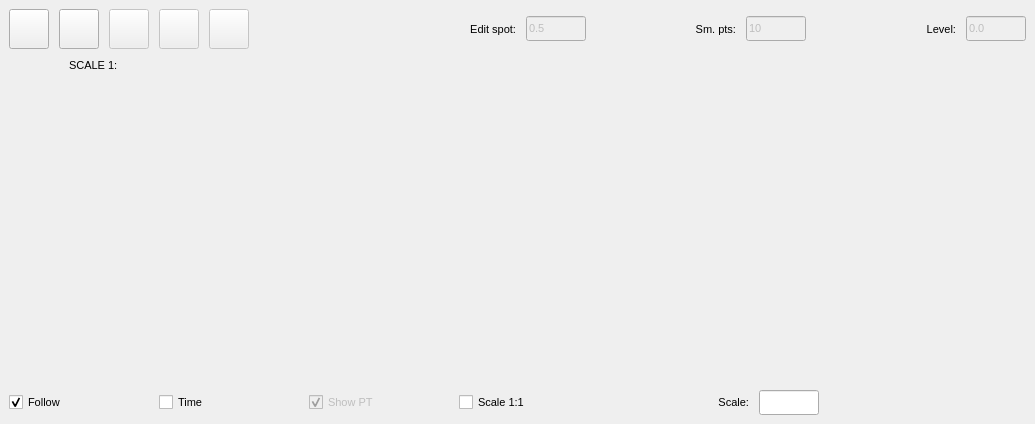
<?xml version="1.0" encoding="UTF-8"?>
<ui version="4.0">
 <class>LVIEW</class>
 <widget class="QMainWindow" name="LVIEW">
  <property name="geometry">
   <rect>
    <x>0</x>
    <y>0</y>
    <width>1035</width>
    <height>424</height>
   </rect>
  </property>
  <property name="font">
   <font>
    <pointsize>10</pointsize>
   </font>
  </property>
  <property name="windowTitle">
   <string>LVIEW</string>
  </property>
  <widget class="QWidget" name="centralwidget">
   <layout class="QVBoxLayout" name="verticalLayout">
    <item>
     <layout class="QHBoxLayout" name="Layout1">
      <property name="spacing">
       <number>10</number>
      </property>
      <property name="sizeConstraint">
       <enum>QLayout::SetMinimumSize</enum>
      </property>
      <property name="leftMargin">
       <number>0</number>
      </property>
      <property name="topMargin">
       <number>0</number>
      </property>
      <property name="rightMargin">
       <number>0</number>
      </property>
      <property name="bottomMargin">
       <number>0</number>
      </property>
      <item>
       <widget class="QPushButton" name="b_POI">
        <property name="minimumSize">
         <size>
          <width>40</width>
          <height>40</height>
         </size>
        </property>
        <property name="maximumSize">
         <size>
          <width>40</width>
          <height>40</height>
         </size>
        </property>
        <property name="text">
         <string/>
        </property>
       </widget>
      </item>
      <item>
       <widget class="QPushButton" name="b_Interpolate">
        <property name="minimumSize">
         <size>
          <width>40</width>
          <height>40</height>
         </size>
        </property>
        <property name="maximumSize">
         <size>
          <width>40</width>
          <height>40</height>
         </size>
        </property>
        <property name="text">
         <string/>
        </property>
       </widget>
      </item>
      <item>
       <widget class="QPushButton" name="b_smoothPT_l">
        <property name="enabled">
         <bool>false</bool>
        </property>
        <property name="minimumSize">
         <size>
          <width>40</width>
          <height>40</height>
         </size>
        </property>
        <property name="maximumSize">
         <size>
          <width>40</width>
          <height>40</height>
         </size>
        </property>
        <property name="text">
         <string/>
        </property>
       </widget>
      </item>
      <item>
       <widget class="QPushButton" name="b_levelPT">
        <property name="enabled">
         <bool>false</bool>
        </property>
        <property name="minimumSize">
         <size>
          <width>40</width>
          <height>40</height>
         </size>
        </property>
        <property name="maximumSize">
         <size>
          <width>40</width>
          <height>40</height>
         </size>
        </property>
        <property name="text">
         <string/>
        </property>
       </widget>
      </item>
      <item>
       <widget class="QPushButton" name="b_snap_v">
        <property name="enabled">
         <bool>false</bool>
        </property>
        <property name="minimumSize">
         <size>
          <width>40</width>
          <height>40</height>
         </size>
        </property>
        <property name="maximumSize">
         <size>
          <width>40</width>
          <height>40</height>
         </size>
        </property>
        <property name="text">
         <string/>
        </property>
       </widget>
      </item>
      <item>
       <spacer name="horizontalSpacer">
        <property name="orientation">
         <enum>Qt::Horizontal</enum>
        </property>
        <property name="sizeHint" stdset="0">
         <size>
          <width>40</width>
          <height>20</height>
         </size>
        </property>
       </spacer>
      </item>
      <item>
       <widget class="QLabel" name="l1">
        <property name="minimumSize">
         <size>
          <width>140</width>
          <height>20</height>
         </size>
        </property>
        <property name="maximumSize">
         <size>
          <width>140</width>
          <height>20</height>
         </size>
        </property>
        <property name="font">
         <font>
          <pointsize>8</pointsize>
         </font>
        </property>
        <property name="text">
         <string>Edit spot:</string>
        </property>
        <property name="alignment">
         <set>Qt::AlignRight|Qt::AlignTrailing|Qt::AlignVCenter</set>
        </property>
       </widget>
      </item>
      <item>
       <widget class="QLineEdit" name="t_EdSpot">
        <property name="enabled">
         <bool>false</bool>
        </property>
        <property name="minimumSize">
         <size>
          <width>60</width>
          <height>25</height>
         </size>
        </property>
        <property name="maximumSize">
         <size>
          <width>60</width>
          <height>25</height>
         </size>
        </property>
        <property name="font">
         <font>
          <pointsize>8</pointsize>
         </font>
        </property>
        <property name="text">
         <string>0.5</string>
        </property>
       </widget>
      </item>
      <item>
       <widget class="QLabel" name="l0">
        <property name="minimumSize">
         <size>
          <width>140</width>
          <height>20</height>
         </size>
        </property>
        <property name="maximumSize">
         <size>
          <width>140</width>
          <height>20</height>
         </size>
        </property>
        <property name="font">
         <font>
          <pointsize>8</pointsize>
         </font>
        </property>
        <property name="text">
         <string>Sm. pts:</string>
        </property>
        <property name="alignment">
         <set>Qt::AlignRight|Qt::AlignTrailing|Qt::AlignVCenter</set>
        </property>
       </widget>
      </item>
      <item>
       <widget class="QLineEdit" name="t_smW">
        <property name="enabled">
         <bool>false</bool>
        </property>
        <property name="minimumSize">
         <size>
          <width>60</width>
          <height>25</height>
         </size>
        </property>
        <property name="maximumSize">
         <size>
          <width>60</width>
          <height>25</height>
         </size>
        </property>
        <property name="font">
         <font>
          <pointsize>8</pointsize>
         </font>
        </property>
        <property name="text">
         <string>10</string>
        </property>
       </widget>
      </item>
      <item>
       <widget class="QLabel" name="l2">
        <property name="minimumSize">
         <size>
          <width>140</width>
          <height>20</height>
         </size>
        </property>
        <property name="maximumSize">
         <size>
          <width>140</width>
          <height>20</height>
         </size>
        </property>
        <property name="font">
         <font>
          <pointsize>8</pointsize>
         </font>
        </property>
        <property name="text">
         <string>Level:</string>
        </property>
        <property name="alignment">
         <set>Qt::AlignRight|Qt::AlignTrailing|Qt::AlignVCenter</set>
        </property>
       </widget>
      </item>
      <item>
       <widget class="QLineEdit" name="t_Lev">
        <property name="enabled">
         <bool>false</bool>
        </property>
        <property name="minimumSize">
         <size>
          <width>60</width>
          <height>25</height>
         </size>
        </property>
        <property name="maximumSize">
         <size>
          <width>60</width>
          <height>25</height>
         </size>
        </property>
        <property name="font">
         <font>
          <pointsize>8</pointsize>
         </font>
        </property>
        <property name="text">
         <string>0.0</string>
        </property>
       </widget>
      </item>
     </layout>
    </item>
    <item>
     <layout class="QGridLayout" name="Layout0">
      <property name="sizeConstraint">
       <enum>QLayout::SetMaximumSize</enum>
      </property>
      <item row="0" column="0">
       <widget class="PlotWidget" name="lview" native="true">
        <property name="sizePolicy">
         <sizepolicy hsizetype="Preferred" vsizetype="Preferred">
          <horstretch>0</horstretch>
          <verstretch>0</verstretch>
         </sizepolicy>
        </property>
        <widget class="QLabel" name="l_scale">
         <property name="geometry">
          <rect>
           <x>60</x>
           <y>0</y>
           <width>600</width>
           <height>20</height>
          </rect>
         </property>
         <property name="minimumSize">
          <size>
           <width>600</width>
           <height>20</height>
          </size>
         </property>
         <property name="maximumSize">
          <size>
           <width>600</width>
           <height>20</height>
          </size>
         </property>
         <property name="font">
          <font>
           <pointsize>8</pointsize>
          </font>
         </property>
         <property name="text">
          <string>SCALE 1:</string>
         </property>
        </widget>
       </widget>
      </item>
     </layout>
    </item>
    <item>
     <layout class="QHBoxLayout" name="LAyout3">
      <property name="spacing">
       <number>10</number>
      </property>
      <property name="sizeConstraint">
       <enum>QLayout::SetMinimumSize</enum>
      </property>
      <property name="leftMargin">
       <number>0</number>
      </property>
      <property name="topMargin">
       <number>0</number>
      </property>
      <property name="rightMargin">
       <number>0</number>
      </property>
      <property name="bottomMargin">
       <number>0</number>
      </property>
      <item>
       <widget class="QCheckBox" name="ch_Center">
        <property name="minimumSize">
         <size>
          <width>140</width>
          <height>20</height>
         </size>
        </property>
        <property name="maximumSize">
         <size>
          <width>140</width>
          <height>20</height>
         </size>
        </property>
        <property name="font">
         <font>
          <pointsize>8</pointsize>
         </font>
        </property>
        <property name="text">
         <string>Follow</string>
        </property>
        <property name="checked">
         <bool>true</bool>
        </property>
       </widget>
      </item>
      <item>
       <widget class="QCheckBox" name="ch_Time_Chn">
        <property name="minimumSize">
         <size>
          <width>140</width>
          <height>20</height>
         </size>
        </property>
        <property name="maximumSize">
         <size>
          <width>140</width>
          <height>20</height>
         </size>
        </property>
        <property name="font">
         <font>
          <pointsize>8</pointsize>
         </font>
        </property>
        <property name="text">
         <string>Time</string>
        </property>
       </widget>
      </item>
      <item>
       <widget class="QCheckBox" name="ch_ShowPT">
        <property name="enabled">
         <bool>false</bool>
        </property>
        <property name="minimumSize">
         <size>
          <width>140</width>
          <height>20</height>
         </size>
        </property>
        <property name="maximumSize">
         <size>
          <width>140</width>
          <height>20</height>
         </size>
        </property>
        <property name="font">
         <font>
          <pointsize>8</pointsize>
         </font>
        </property>
        <property name="text">
         <string>Show PT</string>
        </property>
        <property name="checked">
         <bool>true</bool>
        </property>
       </widget>
      </item>
      <item>
       <widget class="QCheckBox" name="ch_Aspect">
        <property name="minimumSize">
         <size>
          <width>140</width>
          <height>20</height>
         </size>
        </property>
        <property name="maximumSize">
         <size>
          <width>140</width>
          <height>20</height>
         </size>
        </property>
        <property name="font">
         <font>
          <pointsize>8</pointsize>
         </font>
        </property>
        <property name="text">
         <string>Scale 1:1</string>
        </property>
       </widget>
      </item>
      <item>
       <widget class="QLabel" name="l3">
        <property name="minimumSize">
         <size>
          <width>140</width>
          <height>20</height>
         </size>
        </property>
        <property name="maximumSize">
         <size>
          <width>140</width>
          <height>20</height>
         </size>
        </property>
        <property name="font">
         <font>
          <pointsize>8</pointsize>
         </font>
        </property>
        <property name="text">
         <string>Scale:</string>
        </property>
        <property name="alignment">
         <set>Qt::AlignRight|Qt::AlignTrailing|Qt::AlignVCenter</set>
        </property>
       </widget>
      </item>
      <item>
       <widget class="QLineEdit" name="t_aspect">
        <property name="minimumSize">
         <size>
          <width>60</width>
          <height>25</height>
         </size>
        </property>
        <property name="maximumSize">
         <size>
          <width>60</width>
          <height>25</height>
         </size>
        </property>
        <property name="font">
         <font>
          <pointsize>8</pointsize>
         </font>
        </property>
       </widget>
      </item>
      <item>
       <spacer name="horizontalSpacer_2">
        <property name="orientation">
         <enum>Qt::Horizontal</enum>
        </property>
        <property name="sizeHint" stdset="0">
         <size>
          <width>40</width>
          <height>20</height>
         </size>
        </property>
       </spacer>
      </item>
     </layout>
    </item>
   </layout>
  </widget>
 </widget>
 <customwidgets>
  <customwidget>
   <class>PlotWidget</class>
   <extends>QWidget</extends>
   <header>pyqtgraph</header>
   <container>1</container>
  </customwidget>
 </customwidgets>
 <resources/>
 <connections>
  <connection>
   <sender>t_aspect</sender>
   <signal>editingFinished()</signal>
   <receiver>LVIEW</receiver>
   <slot>setFocus()</slot>
   <hints>
    <hint type="sourcelabel">
     <x>793</x>
     <y>341</y>
    </hint>
    <hint type="destinationlabel">
     <x>1039</x>
     <y>307</y>
    </hint>
   </hints>
  </connection>
 </connections>
</ui>
